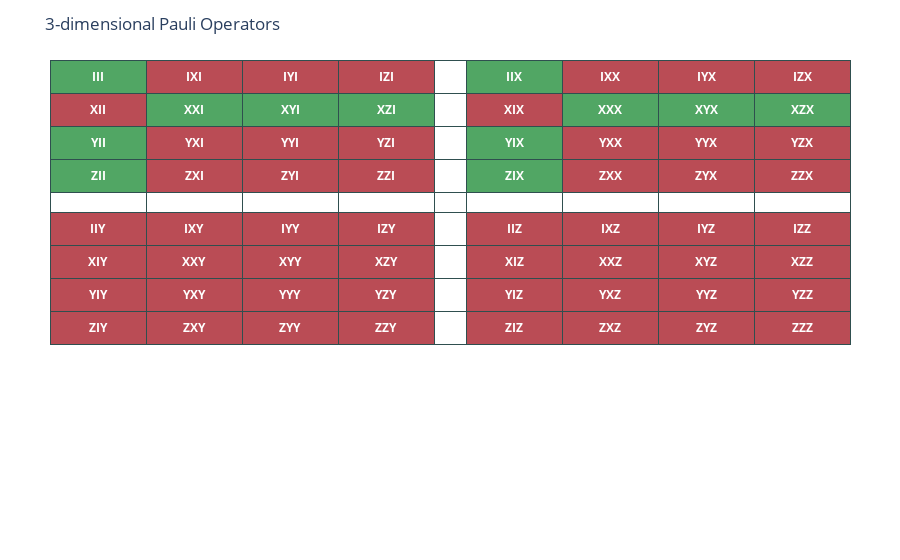

The notebook cell this image was saved under:
### Markdown cell above
(3,2) CNC

### Code cell
cnc_32 = get_full_cnc_set(3, 2)
draw_3dim_paulis(cnc_32)

### Figure 1 — Plotly figure (JSON) as saved in the notebook; plotly's stock layout.template omitted (floating-point values rounded to 4 significant figures)
{"data": [{"cells": {"align": ["center"], "fill": {"color": [["#BA4C55", "#51A664", "#51A664", "white", "#BA4C55", "#BA4C55", "#BA4C55", "#BA4C55"], ["#51A664", "#BA4C55", "#BA4C55", "white", "#BA4C55", "#BA4C55", "#BA4C55", "#BA4C55"], ["#51A664", "#BA4C55", "#BA4C55", "white", "#BA4C55", "#BA4C55", "#BA4C55", "#BA4C55"], ["#51A664", "#BA4C55", "#BA4C55", "white", "#BA4C55", "#BA4C55", "#BA4C55", "#BA4C55"], ["white", "white", "white", "white", "white", "white", "white", "white"], ["#BA4C55", "#51A664", "#51A664", "white", "#BA4C55", "#BA4C55", "#BA4C55", "#BA4C55"], ["#51A664", "#BA4C55", "#BA4C55", "white", "#BA4C55", "#BA4C55", "#BA4C55", "#BA4C55"], ["#51A664", "#BA4C55", "#BA4C55", "white", "#BA4C55", "#BA4C55", "#BA4C55", "#BA4C55"], ["#51A664", "#BA4C55", "#BA4C55", "white", "#BA4C55", "#BA4C55", "#BA4C55", "#BA4C55"]]}, "font": {"color": "white", "size": 12}, "line": {"color": ["darkslategray"]}, "values": [["<b>XII</b>", "<b>YII</b>", "<b>ZII</b>", "<b></b>", "<b>IIY</b>", "<b>XIY</b>", "<b>YIY</b>", "<b>ZIY</b>"], ["<b>XXI</b>", "<b>YXI</b>", "<b>ZXI</b>", "<b></b>", "<b>IXY</b>", "<b>XXY</b>", "<b>YXY</b>", "<b>ZXY</b>"], ["<b>XYI</b>", "<b>YYI</b>", "<b>ZYI</b>", "<b></b>", "<b>IYY</b>", "<b>XYY</b>", "<b>YYY</b>", "<b>ZYY</b>"], ["<b>XZI</b>", "<b>YZI</b>", "<b>ZZI</b>", "<b></b>", "<b>IZY</b>", "<b>XZY</b>", "<b>YZY</b>", "<b>ZZY</b>"], ["<b></b>", "<b></b>", "<b></b>", "<b></b>", "<b></b>", "<b></b>", "<b></b>", "<b></b>"], ["<b>XIX</b>", "<b>YIX</b>", "<b>ZIX</b>", "<b></b>", "<b>IIZ</b>", "<b>XIZ</b>", "<b>YIZ</b>", "<b>ZIZ</b>"], ["<b>XXX</b>", "<b>YXX</b>", "<b>ZXX</b>", "<b></b>", "<b>IXZ</b>", "<b>XXZ</b>", "<b>YXZ</b>", "<b>ZXZ</b>"], ["<b>XYX</b>", "<b>YYX</b>", "<b>ZYX</b>", "<b></b>", "<b>IYZ</b>", "<b>XYZ</b>", "<b>YYZ</b>", "<b>ZYZ</b>"], ["<b>XZX</b>", "<b>YZX</b>", "<b>ZZX</b>", "<b></b>", "<b>IZZ</b>", "<b>XZZ</b>", "<b>YZZ</b>", "<b>ZZZ</b>"]]}, "columnwidth": [3, 3, 3, 3, 1, 3, 3, 3, 3], "header": {"align": ["center"], "fill": {"color": ["#51A664", "#BA4C55", "#BA4C55", "#BA4C55", "white", "#51A664", "#BA4C55", "#BA4C55", "#BA4C55"]}, "font": {"color": "white", "size": 12}, "line": {"color": "darkslategray"}, "values": ["<b>III</b>", "<b>IXI</b>", "<b>IYI</b>", "<b>IZI</b>", "<b></b>", "<b>IIX</b>", "<b>IXX</b>", "<b>IYX</b>", "<b>IZX</b>"]}, "type": "table"}], "layout": {"margin": {"b": 50, "l": 50, "r": 50, "t": 60}, "showlegend": false, "title": {"text": "3-dimensional Pauli Operators"}}}
